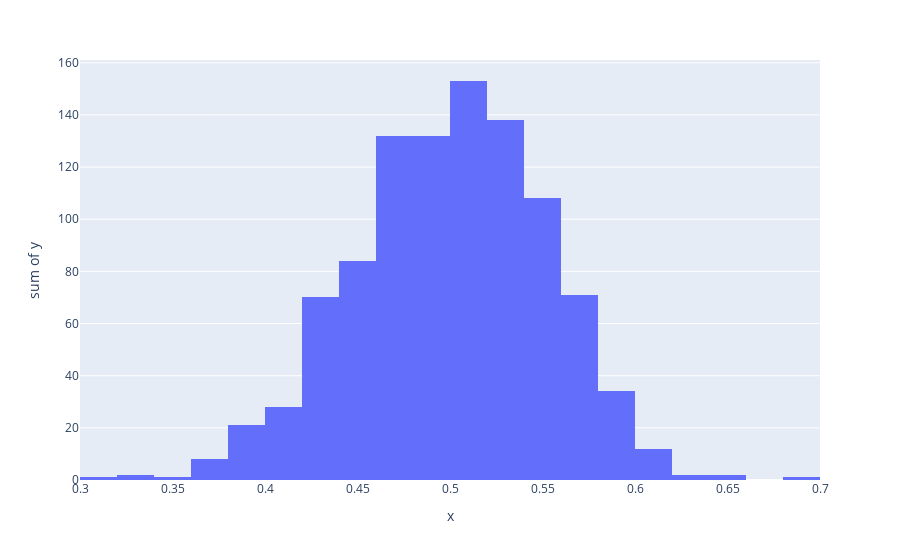

The notebook cell this image was saved under:
### Code cell
# Exploring the central limit theorem in Python
# Samples of the uniform distribution will average out to a normal distribution.

import random
import plotly.express as px

sample_size = 31
sample_count = 1000

# Central limit theorem, 1000 samples each with 31
# random numbers between 0.0 and 1.0
x_values = [(sum([random.uniform(0.0, 1.0) for i in range(sample_size)]) / sample_size) for _ in range(sample_count)]

y_values = [1 for _ in range(sample_count)]
px.histogram(x=x_values, y = y_values, nbins=20).show()

### Figure 1 — Plotly figure (JSON) as saved in the notebook; plotly's stock layout.template omitted (floating-point values rounded to 4 significant figures; data arrays with more than 128 entries replaced by an {"elided": "..."} marker saying what was removed)
{"data": [{"alignmentgroup": "True", "bingroup": "x", "histfunc": "sum", "hovertemplate": "x=%{x}<br>sum of y=%{y}<extra></extra>", "legendgroup": "", "marker": {"color": "#636efa", "pattern": {"shape": ""}}, "name": "", "nbinsx": 20, "offsetgroup": "", "orientation": "v", "showlegend": false, "type": "histogram", "x": {"elided": "1000 float values"}, "xaxis": "x", "y": {"elided": "1000 int values"}, "yaxis": "y"}], "layout": {"barmode": "relative", "legend": {"tracegroupgap": 0}, "margin": {"t": 60}, "xaxis": {"anchor": "y", "domain": [0, 1], "title": {"text": "x"}}, "yaxis": {"anchor": "x", "domain": [0, 1], "title": {"text": "sum of y"}}}}
